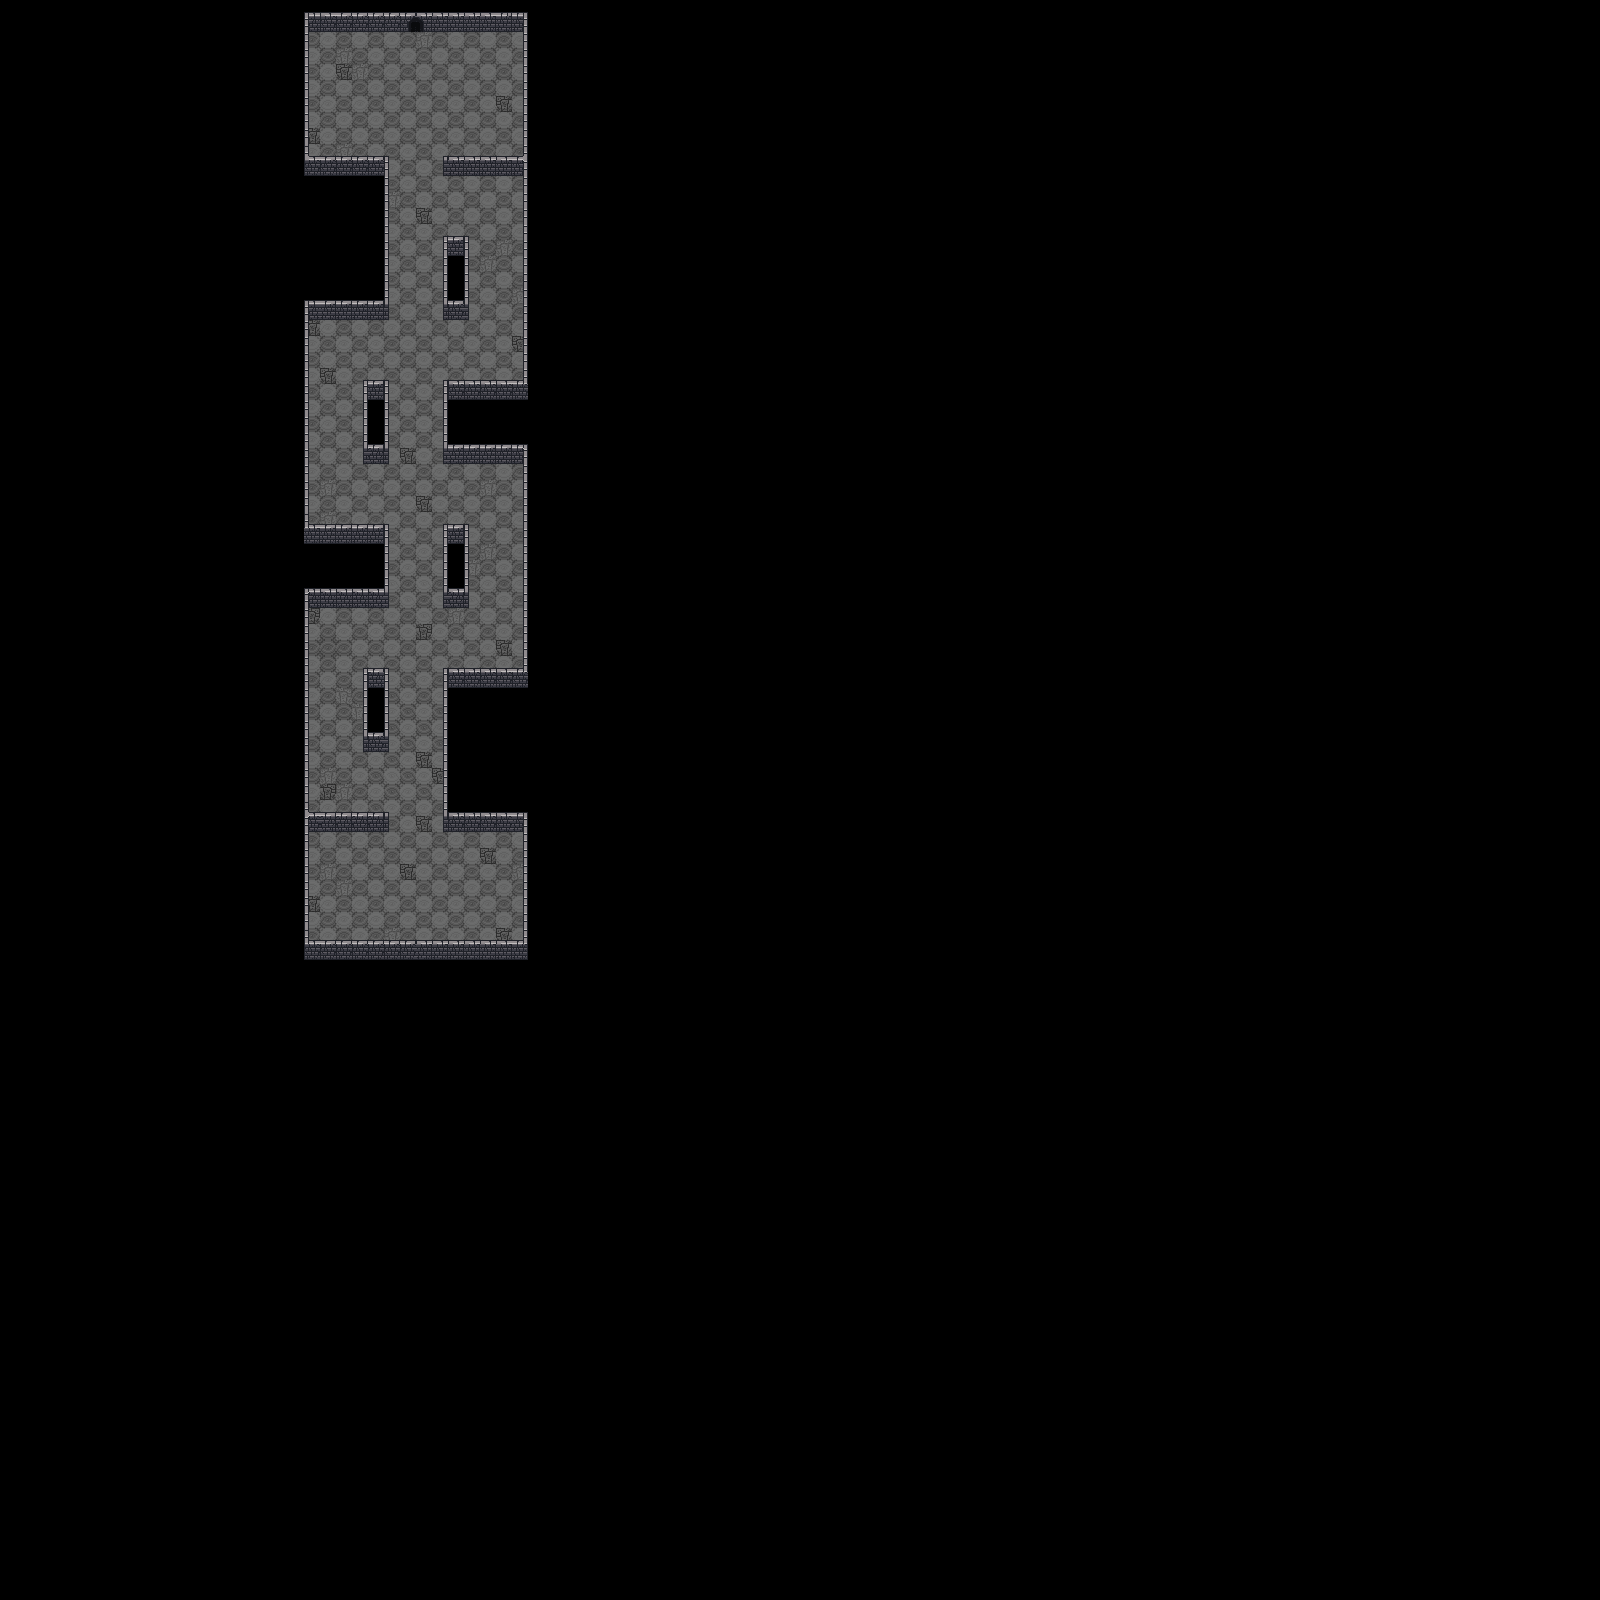

This is a level from a 2D game, rendered from its Tiled map with the project's own tilesets. A one-line summary and the map file follow, with tile-layer data summarised:
An orthogonal 100x100 tile map with 16x16 px tiles, 4 tile layers (Floor, Wall, Door, Fake Wall) and 8 objects (4x Eyes, 2x Hearts, Secret, Ghosts).

<map version="1.2" tiledversion="1.3.5" orientation="orthogonal" renderorder="right-down" width="100" height="100" tilewidth="16" tileheight="16" infinite="0" nextlayerid="14" nextobjectid="19">
 <editorsettings>
  <export target="tiles/floor3.json" format="json" />
 </editorsettings>
 <tileset firstgid="1" name="dungeon_tiles" tilewidth="16" tileheight="16" tilecount="1024" columns="32">
  <image source="tiles/dungeon_tiles.png" width="512" height="512" />
  <tile id="2">
   <properties>
    <property name="collides" type="bool" value="true" />
   </properties>
  </tile>
  <tile id="3">
   <properties>
    <property name="collides" type="bool" value="true" />
   </properties>
  </tile>
  <tile id="4">
   <properties>
    <property name="collides" type="bool" value="true" />
   </properties>
  </tile>
  <tile id="5">
   <properties>
    <property name="collides" type="bool" value="true" />
   </properties>
  </tile>
  <tile id="6">
   <properties>
    <property name="collidies" type="bool" value="true" />
   </properties>
  </tile>
  <tile id="7">
   <properties>
    <property name="collidies" type="bool" value="true" />
   </properties>
  </tile>
  <tile id="34">
   <properties>
    <property name="collides" type="bool" value="true" />
   </properties>
  </tile>
  <tile id="35">
   <properties>
    <property name="collides" type="bool" value="true" />
   </properties>
  </tile>
  <tile id="36">
   <properties>
    <property name="collides" type="bool" value="true" />
   </properties>
  </tile>
  <tile id="37">
   <properties>
    <property name="collides" type="bool" value="true" />
   </properties>
  </tile>
  <tile id="38">
   <properties>
    <property name="collides" type="bool" value="true" />
   </properties>
  </tile>
  <tile id="39">
   <properties>
    <property name="collides" type="bool" value="true" />
   </properties>
  </tile>
  <tile id="66">
   <properties>
    <property name="collides" type="bool" value="true" />
   </properties>
  </tile>
  <tile id="67">
   <properties>
    <property name="collides" type="bool" value="true" />
   </properties>
  </tile>
  <tile id="68">
   <properties>
    <property name="collides" type="bool" value="true" />
   </properties>
  </tile>
  <tile id="69">
   <properties>
    <property name="collides" type="bool" value="true" />
   </properties>
  </tile>
  <tile id="70">
   <properties>
    <property name="collides" type="bool" value="true" />
   </properties>
  </tile>
  <tile id="71">
   <properties>
    <property name="collides" type="bool" value="true" />
   </properties>
  </tile>
  <tile id="98">
   <properties>
    <property name="collides" type="bool" value="true" />
   </properties>
  </tile>
  <tile id="99">
   <properties>
    <property name="collides" type="bool" value="true" />
   </properties>
  </tile>
  <tile id="100">
   <properties>
    <property name="collides" type="bool" value="true" />
   </properties>
  </tile>
  <tile id="101">
   <properties>
    <property name="collides" type="bool" value="true" />
   </properties>
  </tile>
  <tile id="102">
   <properties>
    <property name="collides" type="bool" value="true" />
   </properties>
  </tile>
  <tile id="103">
   <properties>
    <property name="collides" type="bool" value="true" />
   </properties>
  </tile>
  <tile id="800">
   <properties>
    <property name="collides" type="bool" value="true" />
   </properties>
  </tile>
  <tile id="801">
   <properties>
    <property name="collides" type="bool" value="true" />
   </properties>
  </tile>
  <tile id="802">
   <properties>
    <property name="collides" type="bool" value="true" />
   </properties>
  </tile>
  <tile id="803">
   <properties>
    <property name="collides" type="bool" value="true" />
   </properties>
  </tile>
  <tile id="804">
   <properties>
    <property name="collides" type="bool" value="true" />
   </properties>
  </tile>
  <tile id="805">
   <properties>
    <property name="collides" type="bool" value="true" />
   </properties>
  </tile>
  <tile id="806">
   <properties>
    <property name="collides" type="bool" value="true" />
   </properties>
  </tile>
  <tile id="807">
   <properties>
    <property name="collides" type="bool" value="true" />
   </properties>
  </tile>
  <tile id="808">
   <properties>
    <property name="collides" type="bool" value="true" />
   </properties>
  </tile>
  <tile id="809">
   <properties>
    <property name="collides" type="bool" value="true" />
   </properties>
  </tile>
  <tile id="810">
   <properties>
    <property name="collides" type="bool" value="true" />
   </properties>
  </tile>
  <tile id="811">
   <properties>
    <property name="collides" type="bool" value="true" />
   </properties>
  </tile>
  <tile id="812">
   <properties>
    <property name="collides" type="bool" value="true" />
   </properties>
  </tile>
  <tile id="813">
   <properties>
    <property name="collides" type="bool" value="true" />
   </properties>
  </tile>
  <tile id="814">
   <properties>
    <property name="collides" type="bool" value="true" />
   </properties>
  </tile>
  <tile id="832">
   <properties>
    <property name="collides" type="bool" value="true" />
   </properties>
  </tile>
  <tile id="833">
   <properties>
    <property name="collides" type="bool" value="true" />
   </properties>
  </tile>
  <tile id="834">
   <properties>
    <property name="collides" type="bool" value="true" />
   </properties>
  </tile>
  <tile id="835">
   <properties>
    <property name="collides" type="bool" value="true" />
   </properties>
  </tile>
  <tile id="836">
   <properties>
    <property name="collides" type="bool" value="true" />
   </properties>
  </tile>
  <tile id="837">
   <properties>
    <property name="collides" type="bool" value="true" />
   </properties>
  </tile>
  <tile id="838">
   <properties>
    <property name="collides" type="bool" value="true" />
   </properties>
  </tile>
  <tile id="839">
   <properties>
    <property name="collides" type="bool" value="true" />
   </properties>
  </tile>
  <tile id="840">
   <properties>
    <property name="collides" type="bool" value="true" />
   </properties>
  </tile>
  <tile id="841">
   <properties>
    <property name="collides" type="bool" value="true" />
   </properties>
  </tile>
  <tile id="842">
   <properties>
    <property name="collides" type="bool" value="true" />
   </properties>
  </tile>
  <tile id="843">
   <properties>
    <property name="collides" type="bool" value="true" />
   </properties>
  </tile>
  <tile id="844">
   <properties>
    <property name="collides" type="bool" value="true" />
   </properties>
  </tile>
  <tile id="845">
   <properties>
    <property name="collides" type="bool" value="true" />
   </properties>
  </tile>
  <tile id="846">
   <properties>
    <property name="collides" type="bool" value="true" />
   </properties>
  </tile>
 </tileset>
 <layer id="2" name="Floor" width="100" height="100">
  <data>[10000 cells, 676 non-empty, 4 distinct tile ids]</data>
 </layer>
 <objectgroup id="10" name="Hearts">
  <object id="16" name="Heart1" type="Hearts" gid="897" x="400" y="512" width="16" height="16" />
  <object id="17" name="Heart2" type="Hearts" gid="897" x="480.667" y="80" width="16" height="16" />
 </objectgroup>
 <objectgroup id="12" name="Secret">
  <!-- 1 objects omitted --></objectgroup>
 <objectgroup id="7" name="Ghosts">
  <!-- 1 objects omitted --></objectgroup>
 <objectgroup id="8" name="Eyes">
  <!-- 4 objects omitted --></objectgroup>
 <layer id="1" name="Wall" width="100" height="100">
  <data>[10000 cells, 274 non-empty, 18 distinct tile ids]</data>
 </layer>
 <layer id="13" name="Door" width="100" height="100">
  <data>[10000 cells, 2 non-empty, 2 distinct tile ids]</data>
 </layer>
 <layer id="11" name="Fake Wall" width="100" height="100">
  <data>[10000 cells, 56 non-empty, 6 distinct tile ids]</data>
 </layer>
</map>
<!-- 6 of 8 objects omitted -->
